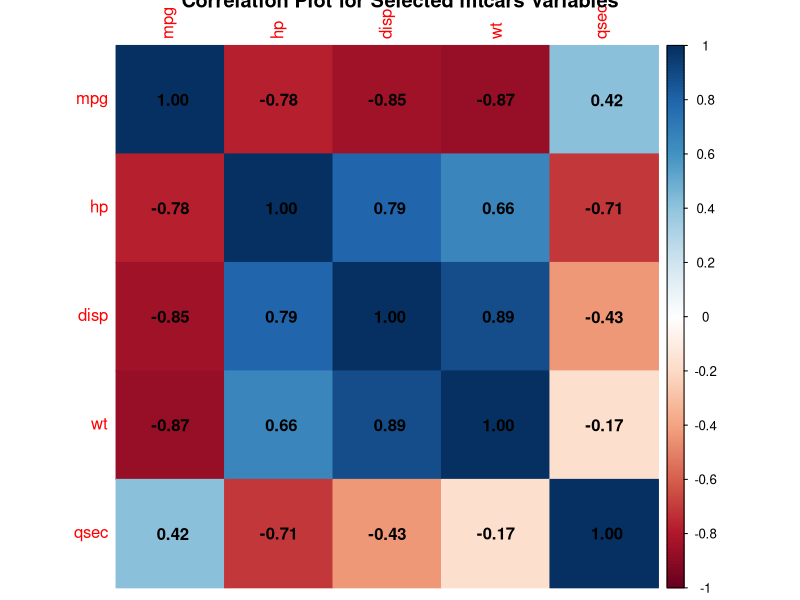
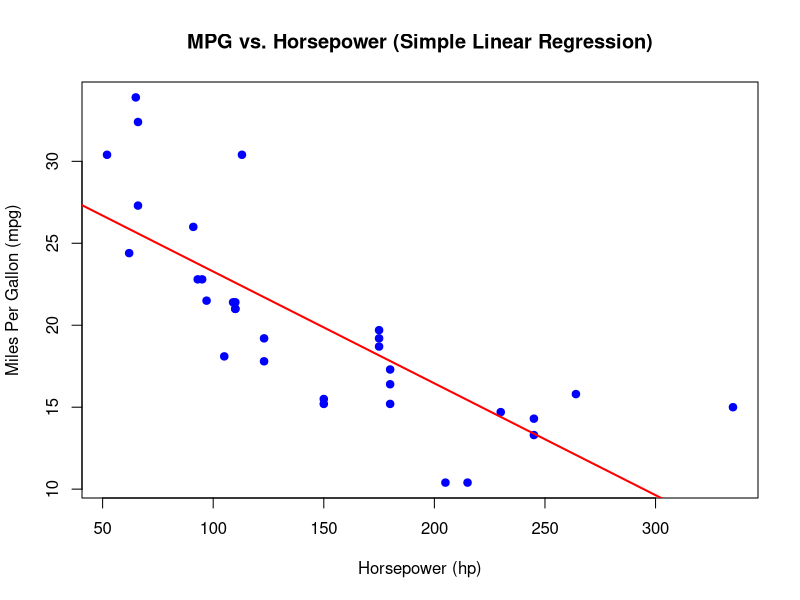

Write the R code that produced these figures, in order.
#Paravi Bhatia
#SAP ID:  70022300169
#ROLL_NO.:D061
#Load the &quot;mtcars&quot; dataset. Calculate the Pearson correlation coefficients between various pairs of variables, such as &quot;mpg,&quot; &quot;hp,&quot; &quot;disp,&quot; etc. Interpret
#the correlation coefficients. Are there strong positive or negative correlations
#between any variables?
# Load the built-in 'mtcars' dataset
data("mtcars")

# Display the first few rows of the dataset
head(mtcars)

# Calculate the Pearson correlation matrix for selected variables
# Select specific variables: 'mpg', 'hp', 'disp', 'wt', 'qsec'
cor_matrix <- cor(mtcars[, c("mpg", "hp", "disp", "wt", "qsec")], method = "pearson")

# Print the correlation matrix
print("Correlation Matrix for Selected Variables:")
print(cor_matrix)

# Visualize the correlation matrix using a heatmap
install.packages("corrplot")  # Uncomment if the package is not installed
library(corrplot)

# Create a correlation plot with color-coded cells
corrplot(cor_matrix, method = "color", addCoef.col = "black", main = "Correlation Plot for Selected mtcars Variables")

#Load the mtcars dataset using data(mtcars). Explore the dataset with
#summary(), head(), and str(). Perform simple linear regression to predict
#MPG (miles per gallon) based on a predictor variable, such as horsepower.
#Interpret the regression coefficients and assess model fit using lm() and
#summary().Plot the regression line along with a scatterplot

# Explore the dataset
print("Summary of the mtcars dataset:")
summary(mtcars)

print("First few rows of the dataset:")
head(mtcars)

print("Structure of the dataset:")
str(mtcars)

# Step 2: Perform simple linear regression with 'mpg' as the response and 'hp' as the predictor
model <- lm(mpg ~ hp, data = mtcars)

# Step 3: Print the model coefficients and summary statistics
print("Linear Regression Model Summary:")
summary(model)

# Step 4: Interpret the regression coefficients
coefficients <- coef(model)
print(paste("Intercept (beta_0):", coefficients[1]))
print(paste("Slope (beta_1) for 'hp':", coefficients[2]))

# Step 5: Create a scatterplot of 'mpg' vs. 'hp'
plot(mtcars$hp, mtcars$mpg, 
     main = "MPG vs. Horsepower (Simple Linear Regression)", 
     xlab = "Horsepower (hp)", 
     ylab = "Miles Per Gallon (mpg)", 
     pch = 19, col = "blue")

# Add the regression line
abline(model, col = "red", lwd = 2)

# Step 6: Predict mpg for a new value of horsepower
new_hp <- data.frame(hp = 150)
predicted_mpg <- predict(model, new_hp)
print(paste("Predicted MPG for a car with 150 horsepower:", round(predicted_mpg, 2)))
